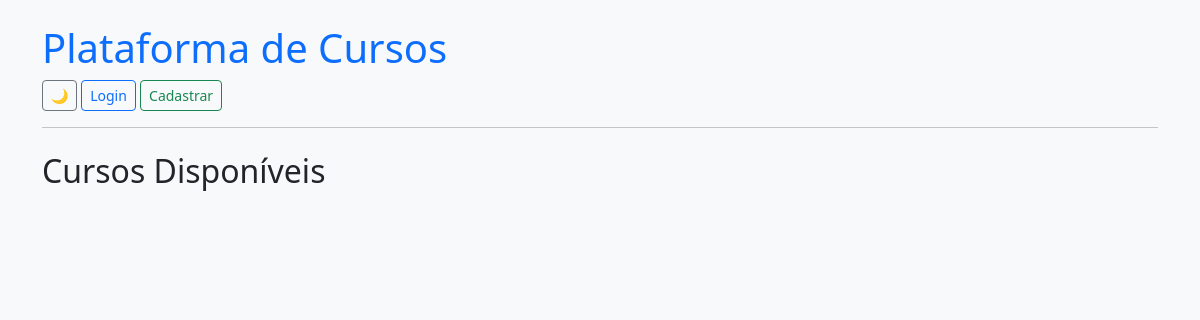
Before: / with the older database file.
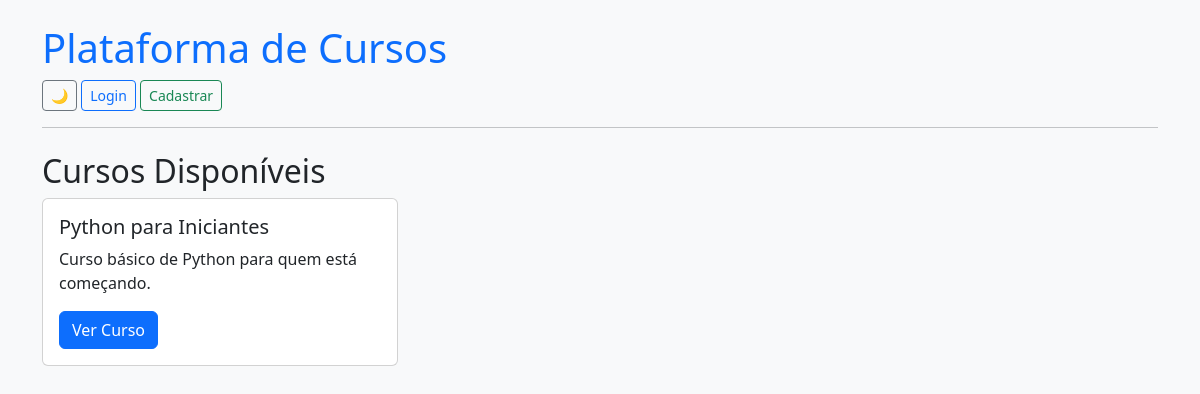
After: the same page with the newer database file.
### cursos/models.py (models this page shows, shortened)
class Curso(models.Model):
    titulo = models.CharField(max_length=100)
    descricao = models.TextField()
    imagem = models.ImageField(upload_to='cursos/imagens/', blank=True, null=True)
    slug = models.SlugField(unique=True, blank=True)

### cursos/views.py (the view)
# urls.py: path('', views.lista_cursos, name='lista_cursos'),
def lista_cursos(request):
    cursos = Curso.objects.all()
    return render(request, 'cursos/lista_cursos.html', {'cursos': cursos})

### cursos/templates/cursos/lista_cursos.html (shortened to what this page needs)
{% extends 'base.html' %}
{% block content %}
<h2>Cursos Disponíveis</h2>
<div class="row">
    {% for curso in cursos %}
        <div class="col-md-4 mb-4">
            <div class="card h-100">
                <div class="card-body">
                    <h5 class="card-title">{{ curso.titulo }}</h5>
                    <p class="card-text">{{ curso.descricao|truncatewords:20 }}</p>
                    <a href="{% url 'detalhe_curso' curso.slug %}" class="btn btn-primary">Ver Curso</a>
                </div>
            </div>
        </div>
    {% endfor %}
</div>
{% endblock %}

### templates/base.html (shortened to what this page needs)
<!DOCTYPE html>
<html lang="pt-br">
<head>
<head>
    <link href="https://cdn.jsdelivr.net/npm/bootstrap@5.3.3/dist/css/bootstrap.min.css" rel="stylesheet">
</head>
</head>
<body id="body" class="bg-light text-dark">
    <div class="container mt-4">
        <header class="mb-4">
            <h1 class="text-primary">Plataforma de Cursos</h1>
            <nav class="mb-3">
                <button id="toggle-theme" class="btn btn-sm btn-outline-secondary">🌙</button>
                {% if user.is_authenticated %}
                    Olá, <strong>{{ user.username }}</strong> |
                    <a href="{% url 'meus_cursos' %}" class="btn btn-sm btn-outline-primary">Meus Cursos</a>
                    <a href="{% url 'logout' %}" class="btn btn-sm btn-outline-danger">Sair</a>
                {% else %}
                    <a href="{% url 'login' %}" class="btn btn-sm btn-outline-primary">Login</a>
                    <a href="{% url 'cadastro' %}" class="btn btn-sm btn-outline-success">Cadastrar</a>
                {% endif %}
            </nav>
            <hr>
        </header>
        {% block content %}{% endblock %}
    </div>
</body>
</html>

Changed rows visible on the page:
added Curso: titulo "Python para Iniciantes", descricao "Curso básico de Python para quem está começando."
